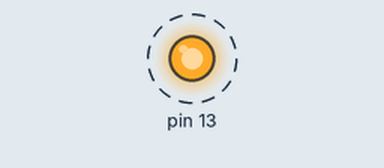
Simulated run of this sketch. Board: Arduino Uno, built with avr-gcc and run on an emulated ATmega328P. Parts: output pins drawn as LEDs (lit = HIGH). Dashed ring = blinking.

Above: at 0.2 s.
Timing chart, 0 to 3.0 s (numbered marks = the images above):
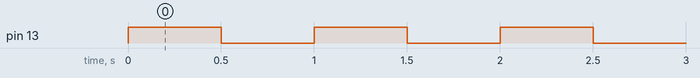

The sketch:

lowlevelBLINK.ino
```cpp
void setup() {
  // 0x24 is the physical address of DDRB
  // We cast it to a pointer so we can write to it
  *(volatile uint8_t*)0x24 = 32;  // 32 is binary 00100000
}

void loop() {
  // 0x25 is the physical address of PORTB
  *(volatile uint8_t*)0x25 = 32;  // Turn ON
  delay(500);

  *(volatile uint8_t*)0x25 = 0;   // Turn OFF
  delay(500);
}
```

Measured:
- by itself, pin 13: alternates HIGH for 0.50 s and LOW for 0.50 s
